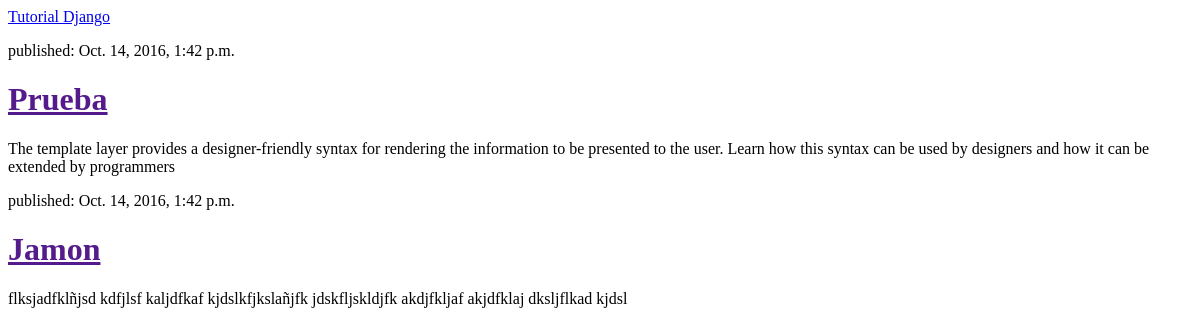
Before: / with the older database file.
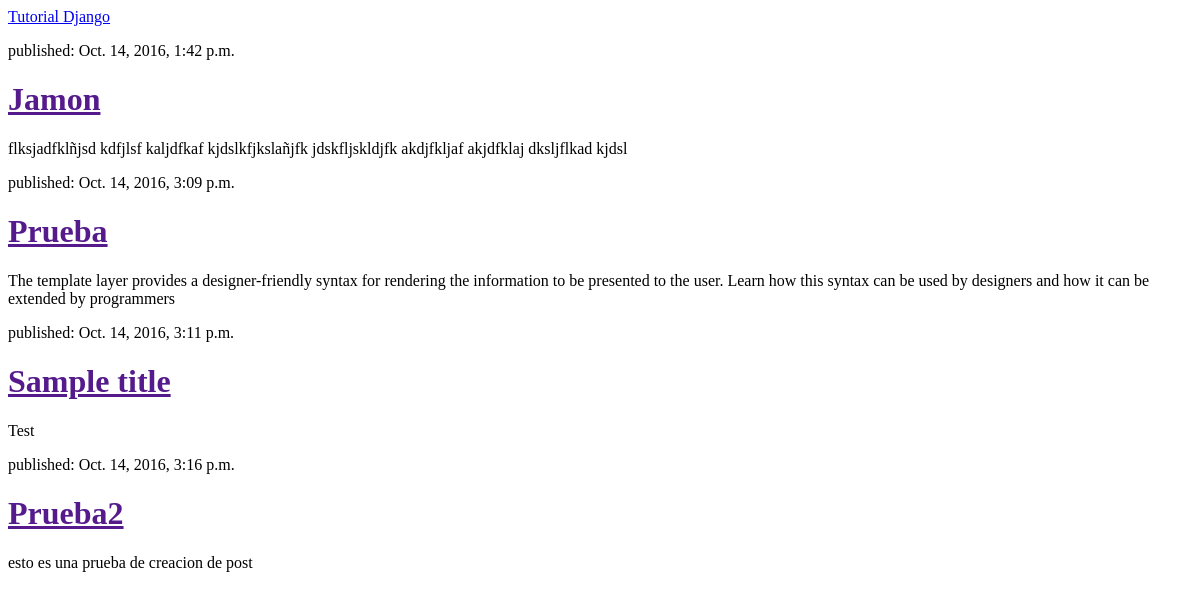
After: the same page with the newer database file.
### blog/models.py (models this page shows, shortened)
class Post(models.Model):
    author = models.ForeignKey('auth.User')
    title = models.CharField(max_length=200)
    text = models.TextField()
    created_date = models.DateTimeField(default=timezone.now)
    published_date = models.DateTimeField(blank=True, null=True)

### blog/views.py (the view)
# urls.py: url(r'^$', views.post_list),
def post_list(request):
    posts = Post.objects.filter(published_date__lte=timezone.now()).order_by('published_date')
    return render(request, 'blog/post_list.html', {'posts': posts})

### blog/templates/blog/post_list.html (shortened to what this page needs)
<html>
  <head>
  </head>
  <body>
    <div>
      <a href="/">Tutorial Django</a>
    </div>
    {% for post in posts %}
      <div>
        <p>published: {{post.published_date}}</p>
        <h1><a href="">{{post.title}}</a></h1>
        <p>{{ post.text|linebreaksbr}}</p>
      </div>
    {% endfor %}
  </body>
</html>

Changed rows visible on the page:
shown differently, row unchanged: Post "Jamon": moves up the list
changed Post "Prueba": published_date "Oct. 14, 2016, 1:42 p.m." → "Oct. 14, 2016, 3:09 p.m."
added Post: published_date "Oct. 14, 2016, 3:11 p.m.", title "Sample title", text "Test"
added Post: published_date "Oct. 14, 2016, 3:16 p.m.", title "Prueba2", text "esto es una prueba de creacion de post"
